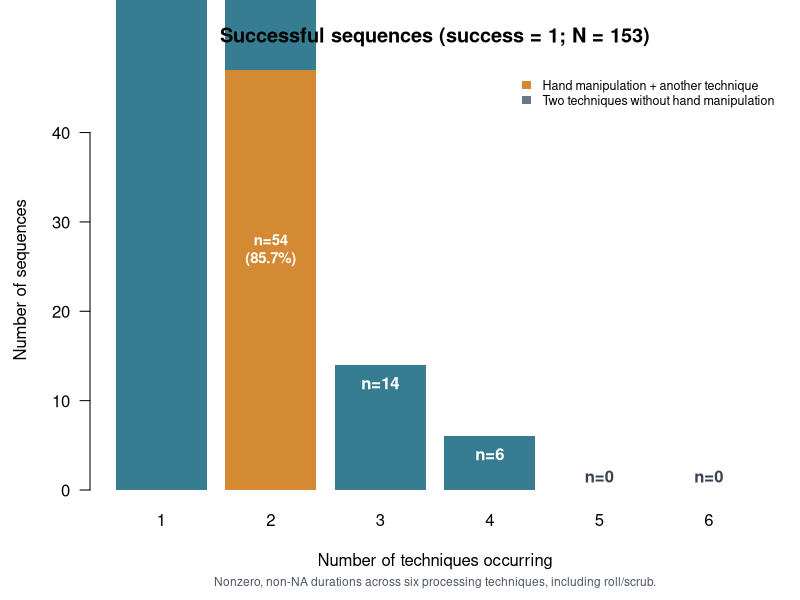

This figure's R source:
d <- read.csv('generated_data/eff_seq_single_proc_s.csv')
cols <- c('man_hands_duration_s','bite_pull_duration_s','bite_shell_duration_s','hit_surface_duration_s','pound_stone_duration_s','roll_scrub_duration_s')
s <- d[which(d$success == 1), cols]
n <- rowSums(!is.na(s) & s != 0)
counts <- tabulate(n, nbins=6)
hands <- !is.na(s$man_hands_duration_s) & s$man_hands_duration_s != 0
with_hands <- sum(n == 2 & hands)
without_hands <- sum(n == 2 & !hands)
cat('Two techniques: with hands =', with_hands, '; without hands =', without_hands, '\n')
png('outputs/success_technique_counts.png', width=1500, height=950, res=180)
par(mar=c(5.5,4.5,3.5,1), family='sans', las=1)
b <- barplot(counts, names.arg=1:6, col='#377D91', border=NA,
             ylim=c(0,47), xlab='Number of techniques occurring',
             ylab='Number of sequences', main=paste0('Successful sequences (success = 1; N = ', sum(counts), ')'))
rect(b[2]-.5, 0, b[2]+.5, with_hands, col='#D48A32', border=NA)
rect(b[2]-.5, with_hands, b[2]+.5, counts[2], col='#677689', border=NA)
text(b[-2], ifelse(counts[-2]>0,counts[-2]-2,1.5), paste0('n=',counts[-2]),
     col=ifelse(counts[-2]>0,'white','#374151'), font=2)
text(b[2], counts[2]+1.6, paste0('n=',counts[2]), font=2, col='#374151')
text(b[2], with_hands/2, sprintf('n=%d\n(%.1f%%)', with_hands,100*with_hands/counts[2]), col='white',font=2,cex=.9)
text(b[2], with_hands+without_hands/2, sprintf('n=%d (%.1f%%)',without_hands,100*without_hands/counts[2]),col='white',font=2,cex=.65)
legend('topright',legend=c('Hand manipulation + another technique','Two techniques without hand manipulation'),
       fill=c('#D48A32','#677689'),border=NA,bty='n',cex=.75)
mtext('Nonzero, non-NA durations across six processing techniques, including roll/scrub.',
      side=1,line=4,cex=.72,col='#4B5563')
dev.off()
